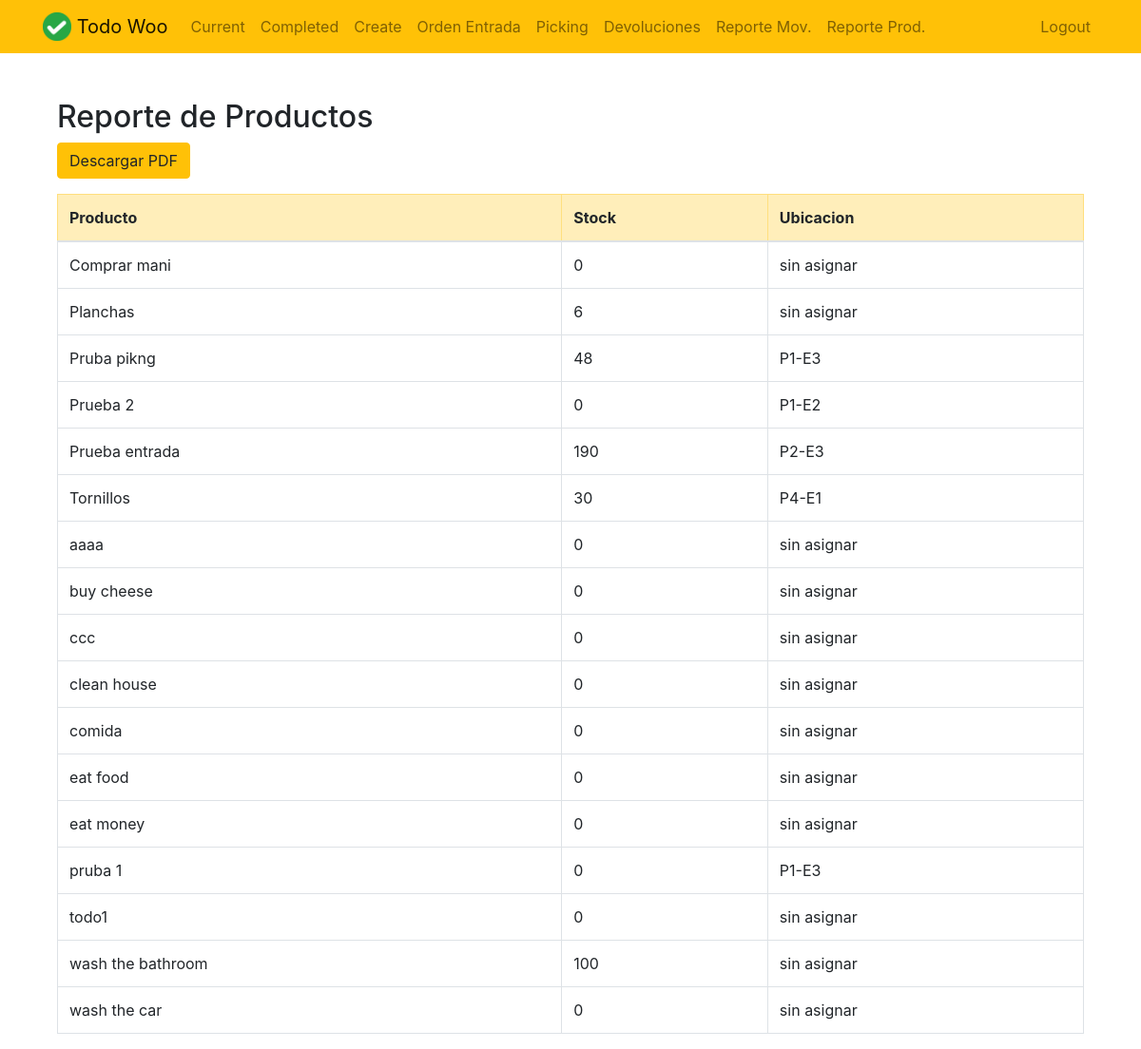
The app's page /reportes/productos/ (signed in), older data.
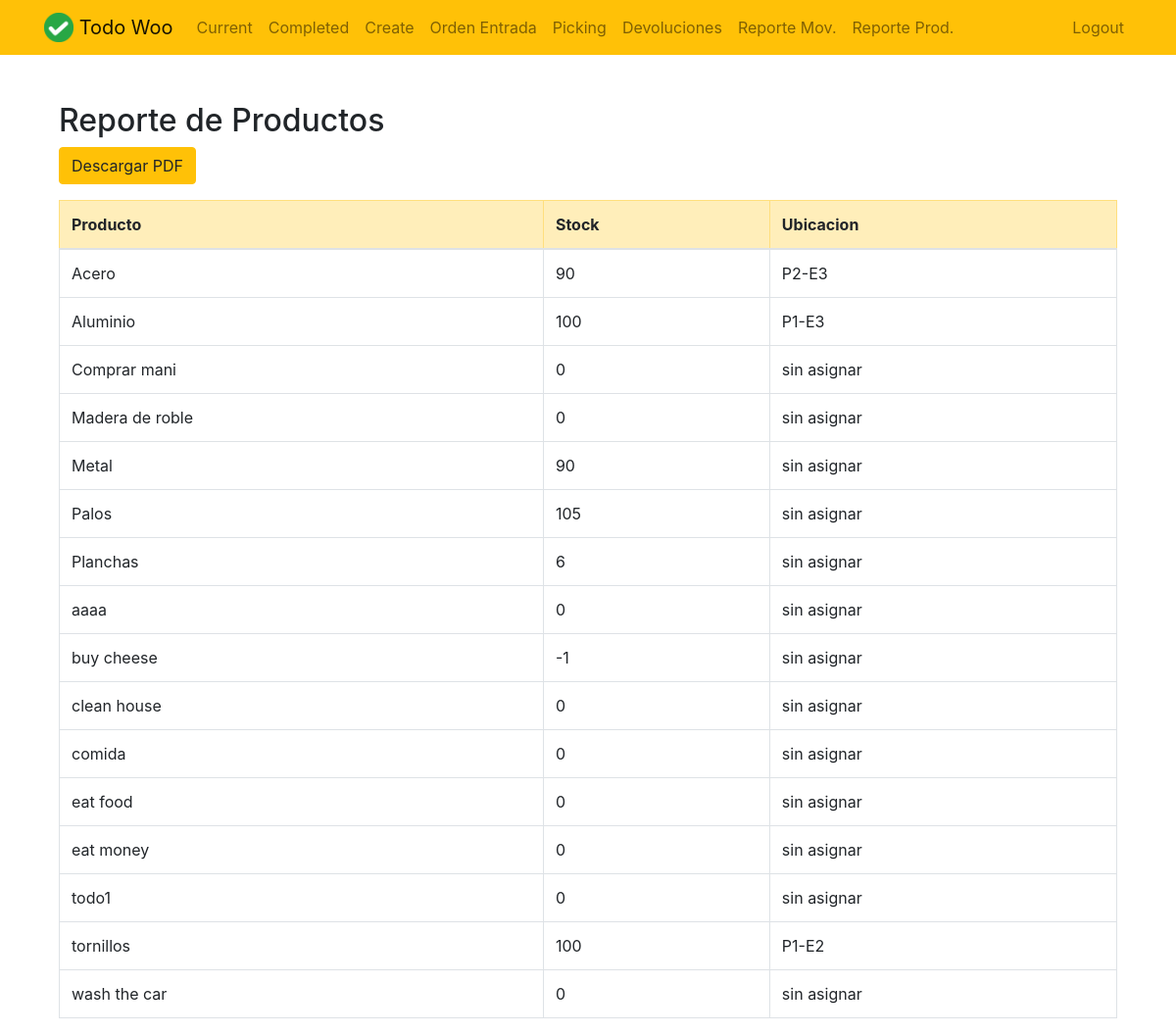
The same page, newer data.
### todo/models.py (models this page shows, shortened)
class Todo(models.Model):
    title = models.CharField(max_length=100)
    memo = models.TextField(blank=True)
    created = models.DateTimeField(auto_now_add = True)
    datecompleted = models.DateTimeField(null = True, blank=True)
    important = models.BooleanField(default = False)
    user = models.ForeignKey(User,on_delete=models.CASCADE)
    ubicacion = models.ForeignKey('Ubicacion', on_delete=models.SET_NULL, null=True, blank=True)
    @property
    def stock(self):
        entradas = self.movimiento_set.filter(tipo='entrada') \
                         .aggregate(total=Sum('cantidad'))['total'] or 0
        salidas  = self.movimiento_set.filter(tipo='salida') \
                         .aggregate(total=Sum('cantidad'))['total'] or 0
        return entradas - salidas

class Ubicacion(models.Model):
    pasillo = models.CharField(max_length=10)
    estante = models.CharField(max_length=10)
    descripcion = models.TextField(blank=True)
    def __str__(self):
        return f"P{self.pasillo}-E{self.estante}"

### todo/views.py (the view)
# urls.py: path('reportes/productos/',   views.reporte_productos,      name='reporte_productos'),
@login_required
def reporte_productos(request):
    productos = Todo.objects.all().order_by('title')
    return render(request, 'todo/reporte_productos.html', {
        'productos': productos
    })

### todo/templates/todo/reporte_productos.html
{% extends "todo/base.html" %}
{% block content %}
<div class="container mt-5">
    <h2>Reporte de Productos</h2>
    <a href="{% url 'reporte_productos_pdf' %}" class="btn btn-warning mb-3">Descargar PDF</a>
    <table class="table table-bordered">
        <thead class="table-warning">
            <tr>
                <th>Producto</th>
                <th>Stock</th>
                <th>Ubicacion</th>
            </tr>
        </thead>
        <tbody>
            {% for prod in productos %}
            <tr>
                <td>{{ prod.title }}</td>
                <td>{{ prod.stock }}</td>
                <td>
                    {% if prod.ubicacion %}
                    {{ prod.ubicacion }}
                    {% else %}
                    sin asignar
                    {% endif %}
                </td>
            </tr>
            {% endfor %}
        </tbody>
    </table>
</div>
{% endblock %}

Row changes from the older to the newer data that the page shows:
removed Todo: title "Pruba pikng", stock "48", ubicacion "P1-E3"
removed Todo: title "Prueba 2", stock "0", ubicacion "P1-E2"
removed Todo: title "Prueba entrada", stock "190", ubicacion "P2-E3"
removed Todo: title "Tornillos", stock "30", ubicacion "P4-E1"
removed Todo: title "ccc", stock "0", shows "sin asignar"
removed Todo: title "pruba 1", stock "0", ubicacion "P1-E3"
removed Todo: title "wash the bathroom", stock "100", shows "sin asignar"
added Todo: title "Acero", stock "90", ubicacion "P2-E3"
added Todo: title "Aluminio", stock "100", ubicacion "P1-E3"
added Todo: title "Madera de roble", stock "0", shows "sin asignar"
added Todo: title "Metal", stock "90", shows "sin asignar"
added Todo: title "Palos", stock "105", shows "sin asignar"
computed for Todo "buy cheese": stock "0" → "-1"
added Todo: title "tornillos", stock "100", ubicacion "P1-E2"
